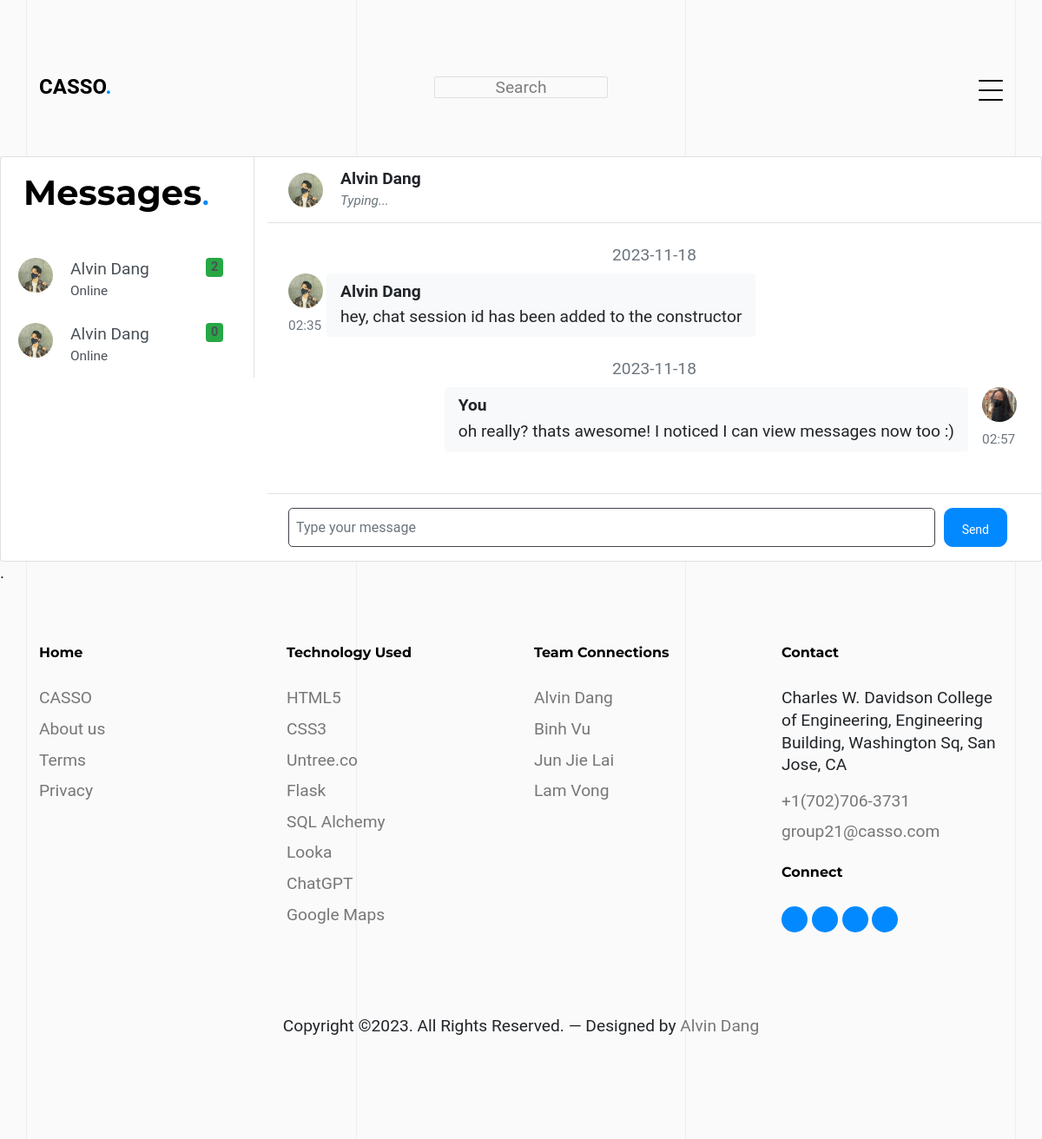
The page /chat (signed in) on the database its author committed.
### app/models.py (models this page shows, shortened)
class ChatSession(db.Model):
    id = db.Column(db.Integer, primary_key=True)
    user1_id = db.Column(db.Integer, db.ForeignKey('user.id'), nullable=False)
    user2_id = db.Column(db.Integer, db.ForeignKey('user.id'), nullable=False)
    created_at = db.Column(db.TIMESTAMP, default=db.func.current_timestamp())
    messages = db.relationship('Message', backref='chat_session', lazy='dynamic')

class User(UserMixin, db.Model):
    id = db.Column(db.Integer, primary_key=True)
    full_name = db.Column(db.String(80), nullable=False)
    username = db.Column(db.String(80), unique=True, nullable=False)
    email = db.Column(db.String(120), unique=True, nullable=False)
    password = db.Column(db.String(60), nullable=False)
    biography = db.Column(db.String(255))
    profile_picture = db.Column(db.String(255), default='default.jpg')
    def get(user_id):
        return User.query.get(int(user_id))
    posts = db.relationship('Post', backref='user', lazy=True) # One to many
    commission_requests_sent = db.relationship('CommissionRequest',
        foreign_keys='CommissionRequest.sender_id',
        backref='sender', lazy='dynamic') # One to many
    commission_requests_received = db.relationship('CommissionRequest',
        foreign_keys='CommissionRequest.receiver_id',
        backref='receiver', lazy='dynamic') # One to many
    messages_sent = db.relationship('Message', foreign_keys='Message.sender_id',
        backref='sent_messages', lazy='dynamic') # One to many
    messages_received = db.relationship('Message', foreign_keys='Message.receiver_id',
        backref='received_messages', lazy='dynamic') # One to many
    chat_sessions_as_user1 = db.relationship('ChatSession',
        foreign_keys='ChatSession.user1_id', backref='user1', lazy='dynamic')
    chat_sessions_as_user2 = db.relationship('ChatSession',
        foreign_keys='ChatSession.user2_id', backref='user2', lazy='dynamic')
    likes = db.relationship('Like', backref='user', lazy='dynamic') # One to many
    followers = db.relationship('Follower', foreign_keys='Follower.followed_id',
        backref='followed', lazy='dynamic') # One to many
    following = db.relationship('Follower', foreign_keys='Follower.follower_id',
        backref='follower', lazy='dynamic') # One to many
    notifications = db.relationship('Notification', backref='user', lazy='dynamic')

class Message(db.Model):
    id = db.Column(db.Integer, primary_key=True)
    sender_id = db.Column(db.Integer, db.ForeignKey('user.id'), nullable=False)
    receiver_id = db.Column(db.Integer, db.ForeignKey('user.id'), nullable=False)
    content = db.Column(db.String(255), nullable=False)
    created_at = db.Column(db.TIMESTAMP, default=db.func.current_timestamp())
    chat_session_id = db.Column(db.Integer, db.ForeignKey('chat_session.id'))
    sender = db.relationship('User', foreign_keys=[sender_id], backref='sent_messages')
    receiver = db.relationship('User', foreign_keys=[receiver_id], backref='received_messages')

### app/routes.py (the view)
@bp.route('/chat')
@login_required
def default_chat():
    user_chat_sessions = ChatSession.query.filter(
        (ChatSession.user1_id == current_user.id) | (ChatSession.user2_id == current_user.id)
    ).all()
    most_recent_chat_session = None
    most_recent_message_time = None
    for chat_session in user_chat_sessions:
        most_recent_message = Message.query.filter_by(chat_session_id=chat_session.id).order_by(Message.created_at.asc()).first()
        if most_recent_message and (most_recent_message_time is None or most_recent_message.created_at > most_recent_message_time):
            most_recent_chat_session = chat_session
            most_recent_message_time = most_recent_message.created_at
    messages = most_recent_chat_session.messages.order_by(Message.created_at.asc()).all() if most_recent_chat_session else []
    return render_template('chat.html', user_chat_sessions=user_chat_sessions, current_chat_session=most_recent_chat_session, messages=messages)

### run.py (called while the page is built)
@login_manager.user_loader
def load_user(user_id):
    from app.models import User
    return User.get(user_id)

### templates/chat.html (shortened to what this page needs)
{% extends "base.html" %}
{% block content %}
<link rel="stylesheet" href="{{ url_for('static', filename='css/chat.css') }}">
<div class="untree_co-section pb-0">
    <div class="msg-container p-0">
		<div class="card" style="height: 100%;">
			<div class="row g-0" style="height: 100%;">
				<div class="col-12 col-lg-5 col-xl-3 border-right" style="height: 100%;">
					<div style="margin-left: 20px; margin-top: 10px; padding-left: 5px; border: 1px solid white;">
					<h1 class="heading gsap-reveal-hero mb-3"><span class="reveal-wrap"><span class="reveal-content" style="transform: matrix(1, 0, 0, 1, 0, 0);"><strong>Messages</strong><span class="text-primary">.</span></span></span></h1>
					</div>
					<div class="chat-users p-0">
						{% if user_chat_sessions %}
							{% for chat_session in user_chat_sessions %}
								<a href="{{ url_for('main.chat_session', chat_session_id=chat_session.id) }}" class="list-group-item list-group-item-action border-0">
									<div class="badge bg-success float-right">{{ chat_session.messages.count() }}</div>
									<div class="d-flex align-items-start">
										{% if chat_session.user1.id == current_user.id %}
											<img src="{{ url_for('static', filename='images/userPhotos/' + chat_session.user2.profile_picture) }}" class="rounded-circle mr-1" alt="{{ chat_session.user2.full_name }}" width="40" height="40">
											<div class="flex-grow-1 ml-3">
												{{ chat_session.user2.full_name }}
												<div class="small"><span class="fas fa-circle chat-online"></span> Online</div>
											</div>
										{% else %}
											<img src="{{ url_for('static', filename='images/userPhotos/' + chat_session.user1.profile_picture) }}" class="rounded-circle mr-1" alt="{{ chat_session.user1.full_name }}" width="40" height="40">
											<div class="flex-grow-1 ml-3">
												{{ chat_session.user1.full_name }}
												<div class="small"> Online</div>
											</div>
										{% endif %}
									</div>
								</a>
							{% endfor %}
						{% endif %}
					</div>
				</div>
				<div class="col-12 col-lg-7 col-xl-9" style="height: 100%;">
					<div class="py-2 px-4 border-bottom d-none d-lg-block">
						{% if current_chat_session %}
							<div class="d-flex align-items-center py-1">
								{% if current_chat_session.user1.id == current_user.id %}
									<div class="position-relative">
										<img src="{{ url_for('static', filename='images/userPhotos/' + current_chat_session.user2.profile_picture) }}"
											class="rounded-circle mr-1" alt="{{ current_chat_session.user2.full_name }}"
											width="40" height="40">
									</div>
									<div class="flex-grow-1 pl-3">
										<strong>{{ current_chat_session.user2.full_name }}</strong>
										<div class="text-muted small"><em>Typing...</em></div>
									</div>
								{% else %}
									<div class="position-relative">
										<img src="{{ url_for('static', filename='images/userPhotos/' + current_chat_session.user1.profile_picture) }}"
											class="rounded-circle mr-1" alt="{{ current_chat_session.user1.full_name }}"
											width="40" height="40">
									</div>
									<div class="flex-grow-1 pl-3">
										<strong>{{ current_chat_session.user1.full_name }}</strong>
										<div class="text-muted small"><em>Typing...</em></div>
									</div>
								{% endif %}
							</div>
						{% else %}
							<div class="flex-grow-1 pl-3">
								<strong>No current chat session to display.</strong>
								<div class="text-muted small"><em>Start a chat with another user to display!</em></div>
							</div>
						{% endif %}
					</div>
					<div class="position-relative" style="height: 80%;">
						<div id="chat-messages" class="chat-messages p-4" style="height: 100%;">
							{% if messages %}
								{% set current_date = None %}
								{% for message in messages %}
									{% if current_date != message.created_at.strftime('%Y-%m-%d') %}
										<div class="text-muted text-center mb-2">
											{{ message.created_at.strftime('%Y-%m-%d') }}
										</div>
										{% set current_date = message.created_at.strftime('%Y-%m-%d') %}
									{% endif %}
									{% if message.sender_id == current_user.id %}
										<div class="chat-message-right pb-4">
											<div>
												<img src="{{ url_for('static', filename='images/userPhotos/' + message.sender.profile_picture) }}"
													class="rounded-circle mr-1" alt="{{ message.sender.full_name }}"
													width="40" height="40">
												<div class="text-muted small text-nowrap mt-2">{{ message.created_at.strftime('%H:%M') }}</div>
											</div>
											<div class="flex-shrink-1 bg-light rounded py-2 px-3 mr-3">
												<div class="font-weight-bold mb-1">You</div>
												{{ message.content }}
											</div>
										</div>
									{% else %}
										<div class="chat-message-left pb-4">
											<div>
												<img src="{{ url_for('static', filename='images/userPhotos/' + message.sender.profile_picture) }}"
													class="rounded-circle mr-1" alt="{{ message.sender.full_name }}"
													width="40" height="40">
												<div class="text-muted small text-nowrap mt-2">{{ message.created_at.strftime('%H:%M') }}</div>
											</div>
											<div class="flex-shrink-1 bg-light rounded py-2 px-3 mr-3">
												<div class="font-weight-bold mb-1">{{ message.sender.full_name }}</div>
												{{ message.content }}
											</div>
										</div>
									{% endif %}
								{% endfor %}
							{% endif %}
						</div>
					</div>
					<div class="flex-grow-0 py-3 px-4 border-top" style="height: 100%;">
						{% if current_chat_session %}
							<form method="post" action="{{ url_for('main.chat_session', chat_session_id=current_chat_session.id) }}">
								<div class="input-group" style="width: 100%">
									<input id="message-input" type="text" class="form-control" name="message_input"
										placeholder="Type your message">
									<button id="send-button" class="btn btn-primary" type="submit">Send</button>
								</div>
							</form>
						{% else %}
							<div class="input-group" style="width: 100%">
								No current chat session to send a message to.
							</div>
						{% endif %}
					</div>
				</div>
			</div>
		</div>
	</div>
</div>
{% endblock %}

### static/css/style.css (style rules this page uses)
body { font-family: "PT Mono", monospace; line-height: 1.6; background: #ffffff; overflow-x: hidden; font-size: 16px; }
body:before { content: ""; position: fixed; top: 0; left: 0; z-index: 99; right: 0; bottom: 0; background: rgba(0, 0, 0, 0.2); opacity: 0; visibility: hidden; -webkit-transition: .3s all ease; -o-transition: .3s all ease; transition: .3s all ease; }
a { color: #0389ff; -webkit-transition: .3s all ease; -o-transition: .3s all ease; transition: .3s all ease; }
.text-primary { color: #0389ff !important; }
h1, .h1, h2, .h2, h3, .h3, h4, .h4 { font-family: "Montserrat", sans-serif; color: #dddde6; }
.btn { padding-top: 14px; padding-bottom: 14px; padding-left: 20px; padding-right: 20px; border-radius: 0px; font-size: 14px; border: 1px solid transparent; }
.btn.btn-primary { background: #0389ff; border-color: #0389ff; }
.form-control, .custom-select { border: none; font-size: 16px; height: 45px; padding-left: 0; padding-right: 0; background: transparent; border-bottom: 1px solid #43434d; border-radius: 0; }
.untree_co-section { padding: 7rem 0; }
.untree_co-section .heading, .untree_co-section .subheading { color: #000000; }
.untree_co-section .heading strong, .untree_co-section .subheading strong { font-weight: 700; }
.untree_co-section .heading { font-size: 40px; }
.gsap-reveal-hero { line-height: 0; }
.gsap-reveal-hero .reveal-wrap { position: relative; overflow: hidden; display: inline-block; }
.gsap-reveal-hero .reveal-wrap .reveal-content { line-height: 1.5; z-index: 1; display: inline-block; -webkit-transform: translateX(-100%); -ms-transform: translateX(-100%); transform: translateX(-100%); }
.position-relative { position: relative; }
*, *::before, *::after { box-sizing: border-box; }
body { margin: 0; padding: 48px 0; font-family: "Figtree", sans-serif; font-size: 1.2rem; line-height: 1.6rem; background-image: linear-gradient(45deg, #7c9885, #b5b682); min-height: 100vh; }
* { margin: 0; padding: 0; box-sizing: border-box; }
body { width: 100%; background: #fafafa; position: relative; font-family: 'roboto', sans-serif; }

### static/css/chat.css (style rules this page uses)
body { margin-top:20px; }
@media (min-width: 768px) { .msg-container { max-height: 430px; } }
@media (min-width: 768px) { .chat-messages { max-height: 100px; } }
@media (min-width: 768px) { .chat-users { max-height: 60px; } }
@media (min-width: 977px) { .msg-container { max-height: 830px; } }
@media (min-width: 977px) { .chat-messages { max-height: 200px; } }
@media (min-width: 977px) { .chat-users { max-height: 500px; } }
@media (min-width: 1130px) { .msg-container { max-height: 780px; } }
.chat-messages { display: flex; flex-direction: column; max-height: 680px; overflow-y: auto }
.chat-users { display: flex; flex-direction: column; max-height: 780px; overflow-y: auto }
.chat-message-left, .chat-message-right { display: flex; flex-shrink: 0 }
.chat-message-left { margin-right: auto }
.chat-message-right { flex-direction: row-reverse; margin-left: auto }
.py-3 { padding-top: 1rem!important; padding-bottom: 1rem!important; }
.px-4 { padding-right: 1.5rem!important; padding-left: 1.5rem!important; }
.flex-grow-0 { flex-grow: 0!important; }
.border-top { border-top: 1px solid #dee2e6!important; }
.form-control, .custom-select { border: 1px solid #43434d !important; border-radius: 10px; padding-left: 8px; }
.btn { padding-bottom: 8px; border-radius: 10px; }
.input-group { border-radius: 5px; width: 715px; padding-right: 15px; }
.input-group .form-control { border-radius: 5px !important; margin-right: 10px; }
.rounded-circle { object-fit: cover; }

### rows shown on the page
ChatSession: messages.count "2", profile_picture (picture), user1.full_name "Alvin Dang"
ChatSession: messages.count "0", profile_picture (picture), user1.full_name "Alvin Dang"
User: profile_picture (picture), user1.full_name "Alvin Dang"
Message: created_at "2023-11-18", profile_picture (picture), created_at "02:35", sender.full_name "Alvin Dang", content "hey, chat session id has been added to the constructor"
Message: created_at "2023-11-18", profile_picture (picture), created_at "02:57", content "oh really? thats awesome! I noticed I can view messages now too :)"
